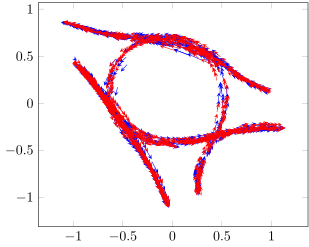

The script that saved this image:
using CSV, DataFrames
using PGFPlots

D = CSV.read("vehicle_tracks_000.csv", DataFrame) |>
    (d -> d[:,["frame_id","x","y","vx","vy"]]) |>
    (d -> d .- [0 1000 1000 0 0]) |>
    (d -> d ./ [1 20 20 20 20]) |>
    (d -> filter(e -> -1 <= e["x"] <= 1, d)) |>
    (d -> filter(e -> -1 <= e["y"] <= 1, d))

frames = unique(D[:,"frame_id"]) .|> Int
counts = [sum(D[:,"frame_id"] .== f) for f in frames]
mframe = frames[counts .> 1]
save("agents.pdf", Plots.Histogram(counts))

function sample()
    rf = rand(mframe)
    rd = filter(e -> e["frame_id"] == rf, D)
    ra = rd[randperm(size(rd,1))[1:2],:]
    return ra
end
D2 = [sample() for _ in 1:1000] .|>
    (d -> [d[1,"x"],d[1,"y"],d[2,"x"],d[2,"y"],d[1,"vx"],d[1,"vy"],d[2,"vx"],d[2,"vy"]]) |>
    stack

save("multibody.pdf", Axis([
    Plots.Quiver(
        D2[1,:],   D2[2,:],
        D2[5,:]/3, D2[6,:]/3,
        style="-stealth, no markers, blue"
    ),
    Plots.Quiver(
        D2[3,:],   D2[4,:],
        D2[7,:]/3, D2[8,:]/3,
        style="-stealth, no markers, red"
    ),
]))
